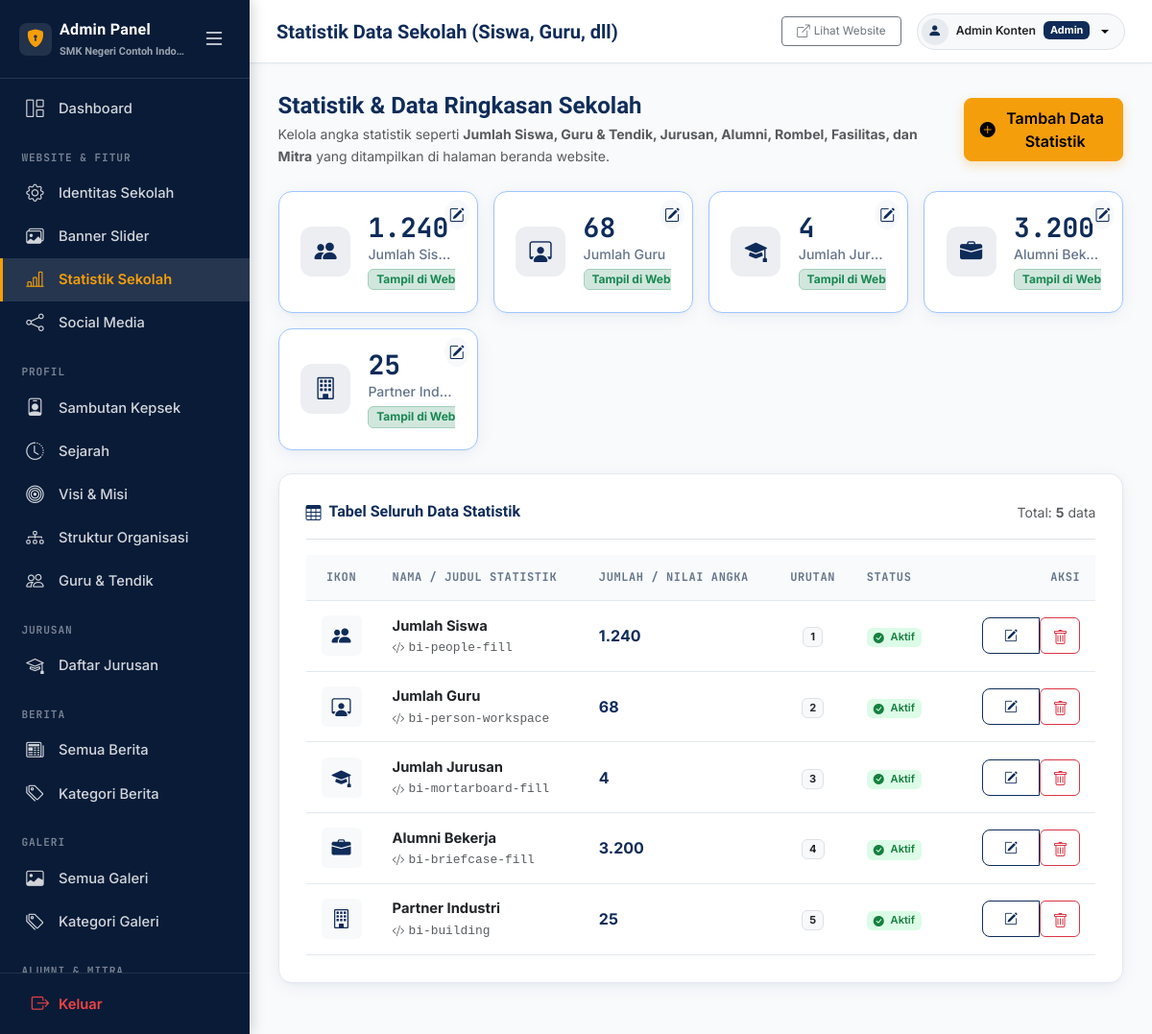
/admin/statistics/index.php (signed in), run on the app's committed database.
### tables this page shows
CREATE TABLE school_profile (
  id INT UNSIGNED AUTO_INCREMENT PRIMARY KEY,
  school_name VARCHAR(150) NOT NULL,
  npsn VARCHAR(20) DEFAULT NULL,
  address VARCHAR(255) DEFAULT NULL,
  phone VARCHAR(50) DEFAULT NULL,
  email VARCHAR(150) DEFAULT NULL,
  website VARCHAR(150) DEFAULT NULL,
  description TEXT,
  logo VARCHAR(255) DEFAULT NULL,
  favicon VARCHAR(255) DEFAULT NULL,
  theme_color_primary VARCHAR(20) DEFAULT '#0F2C59',
  theme_color_secondary VARCHAR(20) DEFAULT '#2563EB',
  theme_color_accent VARCHAR(20) DEFAULT '#F59E0B',
  theme_preset VARCHAR(50) DEFAULT 'navy_classic',
  map_url VARCHAR(255) DEFAULT NULL,
  accreditation VARCHAR(10) DEFAULT NULL,
  founded_year VARCHAR(10) DEFAULT NULL,
  running_text TEXT DEFAULT NULL,
  is_running_text_active TINYINT(1) DEFAULT 1,
  video_profile_url VARCHAR(255) DEFAULT 'https://www.youtube.com/watch?v=7vhYf5p_yhs',
  video_title VARCHAR(200) DEFAULT 'Video Profil & Fasilitas Sekolah',
  video_description TEXT DEFAULT NULL,
  video_features TEXT DEFAULT NULL,
  whatsapp_ppdb VARCHAR(50) DEFAULT '6281234567890',
  whatsapp_bkk VARCHAR(50) DEFAULT '6281234567891',
  whatsapp_tu VARCHAR(50) DEFAULT '6281234567892',
  created_at DATETIME DEFAULT CURRENT_TIMESTAMP,
  updated_at DATETIME DEFAULT CURRENT_TIMESTAMP ON UPDATE CURRENT_TIMESTAMP
);

CREATE TABLE statistics (
  id INT UNSIGNED AUTO_INCREMENT PRIMARY KEY,
  title VARCHAR(100) NOT NULL,
  value INT UNSIGNED NOT NULL DEFAULT 0,
  icon VARCHAR(100) DEFAULT NULL,
  sort_order INT UNSIGNED DEFAULT 0,
  status TINYINT(1) NOT NULL DEFAULT 1
);

### includes/functions.php (called while the page is built, shortened)
<?php
function e(?string $value): string
{
    return htmlspecialchars((string) ($value ?? ''), ENT_QUOTES | ENT_SUBSTITUTE, 'UTF-8');
}
function getSchoolProfile(): array
{
    static $profile = null;
    if ($profile === null) {
        $stmt = getDB()->query('SELECT * FROM school_profile ORDER BY id LIMIT 1');
        $profile = $stmt->fetch() ?: [];
    }
    return $profile;
}
function getSchoolLevel(): string
{
    if (defined('APP_SCHOOL_LEVEL')) {
        $lvl = strtoupper(trim(APP_SCHOOL_LEVEL));
        if (in_array($lvl, ['MULTI', 'SMA', 'SMK', 'SMP', 'SD'], true)) {
            return $lvl;
        }
    }
    return 'MULTI';
}
function isSchoolLevelLocked(): bool
{
    return getSchoolLevel() !== 'MULTI';
}
function getAllowedModulesForLevel(string $level): array
{
    return match($level) {
        'SMA'       => ['majors', 'kelulusan', 'downloads', 'agendas', 'ppdb', 'extracurriculars', 'prestasi', 'testimonials', 'news', 'galleries', 'video_profile', 'guestbook', 'statistics'],
        'SMP', 'SD' => ['downloads', 'agendas', 'ppdb', 'extracurriculars', 'prestasi', 'news', 'galleries', 'video_profile', 'guestbook', 'statistics'],
        default     => ['bkk', 'partners', 'majors', 'kelulusan', 'downloads', 'agendas', 'ppdb', 'extracurriculars', 'prestasi', 'testimonials', 'news', 'galleries', 'video_profile', 'guestbook', 'statistics'],
    };
}
function isModuleActive(string $moduleKey): bool
{
    if (isSchoolLevelLocked()) {
        $allowed = getAllowedModulesForLevel(getSchoolLevel());
    }
    static $moduleCache = null;
    if ($moduleCache === null) {
        $moduleCache = [];
        try {
            $db = getDB();
            $rows = $db->query("SELECT module_key, is_active FROM site_modules")->fetchAll(PDO::FETCH_KEY_PAIR);
            if (is_array($rows)) {
                $moduleCache = array_map('intval', $rows);
            }
        } catch (Throwable $e) {
            return true;
        }
    }
    return !isset($moduleCache[$moduleKey]) || $moduleCache[$moduleKey] === 1;
}

### config/database.php (called while the page is built)
<?php
class Database
{
    private static ?PDO $instance = null;
    public static function getInstance(): PDO
    {
        if (self::$instance === null) {
            $host   = getenv('DB_HOST') ?: 'localhost';
            $dbname = getenv('DB_NAME') ?: 'smk_school';
            $user   = getenv('DB_USER') ?: 'root';
            $pass   = getenv('DB_PASS') !== false ? (string)getenv('DB_PASS') : '';
            $dsn = 'mysql:host=' . $host . ';dbname=' . $dbname . ';charset=utf8mb4';
            try {
                self::$instance = new PDO($dsn, $user, $pass, [
                    PDO::ATTR_ERRMODE            => PDO::ERRMODE_EXCEPTION,
                    PDO::ATTR_DEFAULT_FETCH_MODE  => PDO::FETCH_ASSOC,
                    PDO::ATTR_EMULATE_PREPARES    => false,
                ]);
            } catch (PDOException $e) {
                error_log('Database connection failed: ' . $e->getMessage());
                die('Koneksi database gagal. Silakan hubungi administrator.');
            }
        }
        return self::$instance;
    }
}
function getDB(): PDO
{
    return Database::getInstance();
}

### admin/statistics/index.php (the view, shortened to what this page needs)
<?php
$db = getDB();
$stats = $db->query("SELECT * FROM statistics ORDER BY sort_order ASC, id ASC")->fetchAll();
require __DIR__ . '/../includes/header.php';
require __DIR__ . '/../includes/sidebar.php';
require __DIR__ . '/../includes/topbar.php';
?>
<div class="d-flex flex-column flex-md-row justify-content-between align-items-md-center gap-3 mb-4">
  <div>
    <h1 class="h4 fw-bold text-primary mb-1">Statistik &amp; Data Ringkasan Sekolah</h1>
    <p class="text-muted small mb-0">Kelola angka statistik seperti <strong>Jumlah Siswa, Guru &amp; Tendik, Jurusan, Alumni, Rombel, Fasilitas, dan Mitra</strong> yang ditampilkan di halaman beranda website.</p>
  </div>
  <a href="form.php" class="btn btn-accent px-3 py-2 fw-semibold d-inline-flex align-items-center gap-2">
    <i class="bi bi-plus-circle-fill"></i> Tambah Data Statistik
  </a>
</div>
<div class="row g-3 mb-4">
  <?php foreach ($stats as $s): ?>
    <div class="col-sm-6 col-lg-4 col-xl-3">
      <div class="stat-card h-100 position-relative border <?= $s['status'] ? 'border-primary-subtle' : 'border-secondary opacity-75' ?>">
        <div class="stat-icon" style="background-color: <?= $s['status'] ? 'rgba(15, 44, 89, 0.08)' : '#f1f5f9' ?>; color: <?= $s['status'] ? 'var(--color-primary)' : '#64748b' ?>;">
          <i class="bi <?= e($s['icon'] ?: 'bi-bar-chart') ?>"></i>
        </div>
        <div class="flex-grow-1 overflow-hidden">
          <div class="stat-value text-truncate"><?= number_format((int) $s['value'], 0, ',', '.') ?></div>
          <div class="stat-label text-truncate"><?= e($s['title']) ?></div>
          <div class="mt-1 d-flex align-items-center gap-2">
            <span class="badge <?= $s['status'] ? 'bg-success-subtle text-success border border-success-subtle' : 'bg-secondary text-white' ?> fs-8">
              <?= $s['status'] ? 'Tampil di Web' : 'Disembunyikan' ?>
            </span>
          </div>
        </div>
        <div class="position-absolute top-0 end-0 p-2">
          <a href="form.php?id=<?= (int) $s['id'] ?>" class="btn btn-sm btn-light text-primary p-1 rounded-circle" title="Edit Data">
            <i class="bi bi-pencil-square fs-6"></i>
          </a>
        </div>
      </div>
    </div>
  <?php endforeach; ?>
</div>
<div class="admin-card">
  <div class="d-flex align-items-center justify-content-between pb-3 mb-3 border-bottom">
    <h2 class="h6 fw-bold text-primary mb-0"><i class="bi bi-table me-2"></i>Tabel Seluruh Data Statistik</h2>
    <span class="text-muted small">Total: <strong><?= count($stats) ?></strong> data</span>
  </div>
  <div class="table-responsive">
    <table class="table table-admin align-middle">
      <thead>
        <tr>
          <th style="width: 70px;" class="text-center">Ikon</th>
          <th>Nama / Judul Statistik</th>
          <th>Jumlah / Nilai Angka</th>
          <th style="width: 80px;" class="text-center">Urutan</th>
          <th style="width: 120px;">Status</th>
          <th style="width: 120px;" class="text-end">Aksi</th>
        </tr>
      </thead>
      <tbody>
        <?php if (!empty($stats)): ?>
          <?php foreach ($stats as $s): ?>
          <tr>
            <td class="text-center">
              <div class="p-2 bg-light rounded d-inline-flex align-items-center justify-content-center" style="width: 42px; height: 42px;">
                <i class="bi <?= e($s['icon'] ?: 'bi-bar-chart') ?> fs-5 text-primary"></i>
              </div>
            </td>
            <td>
              <strong class="text-dark"><?= e($s['title']) ?></strong>
              <div class="small text-muted font-monospace"><i class="bi bi-code-slash me-1"></i><?= e($s['icon']) ?></div>
            </td>
            <td>
              <span class="fs-6 fw-bold text-primary"><?= number_format((int) $s['value'], 0, ',', '.') ?></span>
            </td>
            <td class="text-center">
              <span class="badge bg-light text-dark border"><?= (int) $s['sort_order'] ?></span>
            </td>
            <td>
              <span class="badge <?= $s['status'] ? 'badge-status-active' : 'badge-status-inactive' ?>">
                <i class="bi <?= $s['status'] ? 'bi-check-circle-fill' : 'bi-dash-circle' ?> me-1"></i>
                <?= $s['status'] ? 'Aktif' : 'Nonaktif' ?>
              </span>
            </td>
            <td class="text-end">
              <div class="btn-group btn-group-sm">
                <a href="form.php?id=<?= (int) $s['id'] ?>" class="btn btn-outline-primary-custom" title="Edit Angka / Data">
                  <i class="bi bi-pencil-square"></i>
                </a>
                <form method="post" action="delete.php" class="d-inline" data-confirm-delete="Hapus data statistik '<?= e($s['title']) ?>'?">
                  <button type="submit" class="btn btn-outline-danger" title="Hapus">
                    <i class="bi bi-trash"></i>
                  </button>
                </form>
              </div>
            </td>
          </tr>
          <?php endforeach; ?>
        <?php endif; ?>
      </tbody>
    </table>
  </div>
</div>
<?php require __DIR__ . '/../includes/footer.php'; ?>

### admin/includes/sidebar.php (shortened to what this page needs)
<?php
$currentScript = $_SERVER['SCRIPT_NAME'] ?? '';
$sidebarProfile = getSchoolProfile();
function navIsActive(string $needle, string $currentScript): bool
{
    return str_contains($currentScript, '/admin/' . $needle);
}
?>
<aside class="admin-sidebar" id="adminSidebar">
  <div class="sidebar-brand d-flex align-items-center justify-content-between">
    <div class="sidebar-brand-left d-flex align-items-center gap-2 overflow-hidden" title="Admin Panel">
      <div class="p-1.5 rounded-3 bg-white bg-opacity-10 d-inline-flex align-items-center justify-content-center flex-shrink-0" style="width:34px;height:34px;">
        <i class="bi bi-shield-lock-fill" style="color: var(--color-accent); font-size:1.15rem;"></i>
      </div>
      <div class="overflow-hidden">
        <span class="sidebar-brand-title text-nowrap fw-bold d-block text-white" style="letter-spacing: 0.02em; font-size: 1rem;">Admin Panel</span>
        <span class="sidebar-brand-subtitle text-nowrap text-white-50 d-block text-truncate" style="font-size: 11px; max-width: 135px;"><?= e($sidebarProfile['school_name'] ?? 'SMK School') ?></span>
      </div>
    </div>
    <button type="button" class="btn btn-sm btn-link text-white-50 p-1 sidebar-toggle-btn shadow-none flex-shrink-0" id="sidebarToggleInsideBtn" title="Buka / Tutup Sidebar" aria-label="Toggle Sidebar">
      <i class="bi bi-list fs-4 text-white"></i>
    </button>
  </div>
  <div class="sidebar-nav-scroll flex-grow-1 overflow-y-auto overflow-x-hidden">
    <nav class="nav flex-column py-2">
      <a class="nav-link <?= str_ends_with($currentScript, '/admin/dashboard.php') ? 'active' : '' ?>" href="<?= e(BASE_URL) ?>/admin/dashboard.php" title="Dashboard">
        <i class="bi bi-grid-1x2"></i> <span class="nav-text">Dashboard</span>
      </a>
      <div class="nav-section-label">Website &amp; Fitur</div>
      <a class="nav-link <?= navIsActive('profile', $currentScript) ? 'active' : '' ?>" href="<?= e(BASE_URL) ?>/admin/profile/index.php" title="Identitas & Profil Website"><i class="bi bi-gear"></i> <span class="nav-text">Identitas Sekolah</span></a>
      <a class="nav-link <?= navIsActive('banners', $currentScript) ? 'active' : '' ?>" href="<?= e(BASE_URL) ?>/admin/banners/index.php" title="Banner Slider"><i class="bi bi-images"></i> <span class="nav-text">Banner Slider</span></a>
      <?php if (isModuleActive('statistics')): ?>
      <a class="nav-link <?= navIsActive('statistics', $currentScript) ? 'active' : '' ?>" href="<?= e(BASE_URL) ?>/admin/statistics/index.php" title="Statistik Sekolah (Jumlah Siswa, Guru, dll)"><i class="bi bi-bar-chart-line"></i> <span class="nav-text">Statistik Sekolah</span></a>
      <?php endif; ?>
      <a class="nav-link <?= navIsActive('social-media', $currentScript) ? 'active' : '' ?>" href="<?= e(BASE_URL) ?>/admin/social-media/index.php" title="Social Media"><i class="bi bi-share"></i> <span class="nav-text">Social Media</span></a>
      <div class="nav-section-label">Profil</div>
      <a class="nav-link <?= navIsActive('principal', $currentScript) ? 'active' : '' ?>" href="<?= e(BASE_URL) ?>/admin/principal/index.php" title="Sambutan Kepsek"><i class="bi bi-person-badge"></i> <span class="nav-text">Sambutan Kepsek</span></a>
      <a class="nav-link <?= navIsActive('history', $currentScript) ? 'active' : '' ?>" href="<?= e(BASE_URL) ?>/admin/history/index.php" title="Sejarah"><i class="bi bi-clock-history"></i> <span class="nav-text">Sejarah</span></a>
      <a class="nav-link <?= navIsActive('vision-mission', $currentScript) ? 'active' : '' ?>" href="<?= e(BASE_URL) ?>/admin/vision-mission/index.php" title="Visi &amp; Misi"><i class="bi bi-bullseye"></i> <span class="nav-text">Visi &amp; Misi</span></a>
      <a class="nav-link <?= navIsActive('organization', $currentScript) ? 'active' : '' ?>" href="<?= e(BASE_URL) ?>/admin/organization/index.php" title="Struktur Organisasi"><i class="bi bi-diagram-3"></i> <span class="nav-text">Struktur Organisasi</span></a>
      <a class="nav-link <?= navIsActive('teachers', $currentScript) ? 'active' : '' ?>" href="<?= e(BASE_URL) ?>/admin/teachers/index.php" title="Guru &amp; Tendik"><i class="bi bi-people"></i> <span class="nav-text">Guru &amp; Tendik</span></a>
      <?php if (isModuleActive('majors')): ?>
      <div class="nav-section-label"><?= getSchoolLevel() === 'SMA' ? 'Peminatan' : 'Jurusan' ?></div>
      <a class="nav-link <?= navIsActive('majors', $currentScript) ? 'active' : '' ?>" href="<?= e(BASE_URL) ?>/admin/majors/index.php" title="<?= getSchoolLevel() === 'SMA' ? 'Daftar Peminatan' : 'Daftar Jurusan' ?>"><i class="bi bi-mortarboard"></i> <span class="nav-text"><?= getSchoolLevel() === 'SMA' ? 'Daftar Peminatan' : 'Daftar Jurusan' ?></span></a>
      <?php endif; ?>
      <div class="nav-section-label">Berita</div>
      <a class="nav-link <?= navIsActive('news', $currentScript) && !navIsActive('news/categories', $currentScript) ? 'active' : '' ?>" href="<?= e(BASE_URL) ?>/admin/news/index.php" title="Semua Berita"><i class="bi bi-newspaper"></i> <span class="nav-text">Semua Berita</span></a>
      <a class="nav-link <?= navIsActive('news/categories', $currentScript) ? 'active' : '' ?>" href="<?= e(BASE_URL) ?>/admin/news/categories.php" title="Kategori Berita"><i class="bi bi-tags"></i> <span class="nav-text">Kategori Berita</span></a>
      <div class="nav-section-label">Galeri</div>
      <a class="nav-link <?= navIsActive('galleries', $currentScript) && !navIsActive('galleries/categories', $currentScript) ? 'active' : '' ?>" href="<?= e(BASE_URL) ?>/admin/galleries/index.php" title="Semua Galeri"><i class="bi bi-image"></i> <span class="nav-text">Semua Galeri</span></a>
      <a class="nav-link <?= navIsActive('galleries/categories', $currentScript) ? 'active' : '' ?>" href="<?= e(BASE_URL) ?>/admin/galleries/categories.php" title="Kategori Galeri"><i class="bi bi-tags"></i> <span class="nav-text">Kategori Galeri</span></a>
      <?php if (isModuleActive('testimonials') || isModuleActive('partners')): ?>
      <div class="nav-section-label"><?= isModuleActive('partners') ? 'Alumni &amp; Mitra' : 'Alumni' ?></div>
      <?php endif; ?>
    </nav>
  </div>
  <div class="sidebar-footer flex-shrink-0">
    <a class="nav-link sidebar-logout-btn text-danger fw-semibold d-flex align-items-center gap-2" href="#" data-bs-toggle="modal" data-bs-target="#logoutConfirmModal" title="Keluar dari Panel Admin">
      <i class="bi bi-box-arrow-right text-danger fs-5"></i>
      <span class="nav-text text-danger">Keluar</span>
    </a>
  </div>
</aside>

### data on the page
school_profile: school_name "SMK Negeri Contoh Indo…"
statistics: value "1.240", title "Jumlah Sis…", status "Tampil di Web", title "Jumlah Siswa", icon "bi-people-fill", sort_order "1"
statistics: value "68", title "Jumlah Guru", status "Tampil di Web", icon "bi-person-workspace", sort_order "2"
statistics: value "4", title "Jumlah Jur…", status "Tampil di Web", title "Jumlah Jurusan", icon "bi-mortarboard-fill", sort_order "3"
statistics: value "3.200", title "Alumni Bek…", status "Tampil di Web", title "Alumni Bekerja", icon "bi-briefcase-fill", sort_order "4"
statistics: value "25", title "Partner Ind…", status "Tampil di Web", title "Partner Industri", icon "bi-building", sort_order "5"

### other printed values
$pageTitle "Statistik Data Sekolah (Siswa, Guru, dll)"
$_SESSION['admin_name'] "Admin Konten"
$_SESSION['admin_role'] "Admin"
count($stats) "5"
